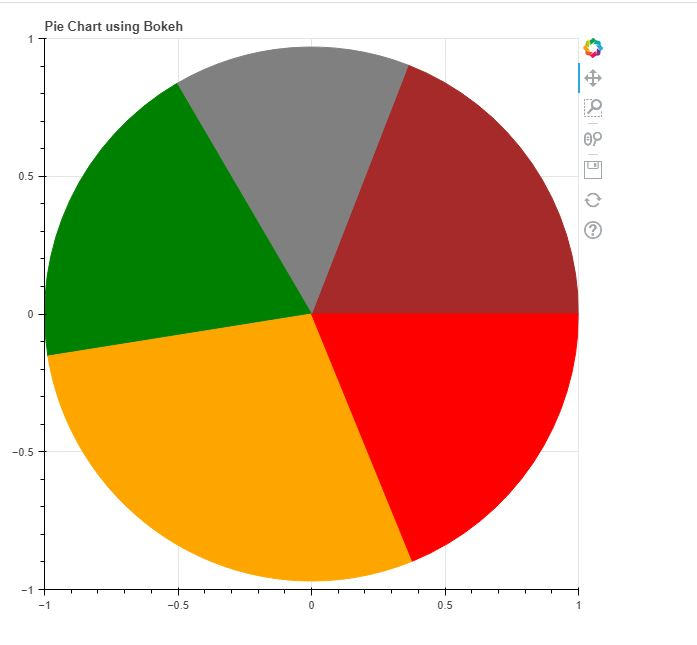

Source code (Python):
from bokeh.plotting import figure
from bokeh.plotting import output_file 
from bokeh.plotting import show
output_file("jtp.html")
graph1 = figure(title = "Pie Chart using Bokeh")
x=0
y=0
radius = 1
start_angle = [0, 1.2, 2.1, 3.3, 5.1]
end_angle=[1.2, 2.1, 3.3, 5.1, 0]
color1 = ["brown", "grey", "green", "orange", "red"]
graph1.wedge(x , y , radius , start_angle , end_angle , color = color1)
show(graph1)
